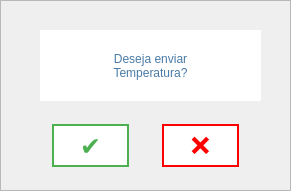
         <widget class="QFrame" name="aviso_temp">
          <property name="geometry">
           <rect>
            <x>130</x>
            <y>240</y>
            <width>291</width>
            <height>191</height>
           </rect>
          </property>
          <property name="styleSheet">
           <string notr="true">QFrame#aviso_temp{
border:2px solid rgb(73, 122, 166);;
background-color: white;
}</string>
          </property>
          <property name="frameShape">
           <enum>QFrame::StyledPanel</enum>
          </property>
          <property name="frameShadow">
           <enum>QFrame::Raised</enum>
          </property>
          <widget class="QLabel" name="label">
           <property name="geometry">
            <rect>
             <x>40</x>
             <y>30</y>
             <width>221</width>
             <height>71</height>
            </rect>
           </property>
           <property name="styleSheet">
            <string notr="true">color: rgb(73, 122, 166);
font: 75 14pt &quot;Arial&quot;;
background-color: white;</string>
           </property>
           <property name="text">
            <string>Deseja enviar
Temperatura?</string>
           </property>
           <property name="alignment">
            <set>Qt::AlignCenter</set>
           </property>
          </widget>
          <widget class="QPushButton" name="sim">
           <property name="geometry">
            <rect>
             <x>50</x>
             <y>120</y>
             <width>81</width>
             <height>51</height>
            </rect>
           </property>
           <property name="styleSheet">
            <string notr="true">.QPushButton#sim {
    color: white;
    text-align: center;
    text-decoration: none;
    display: inline-block;
    font-size: 25px;
    margin: 4px 2px;
    cursor: pointer;
    background-color: white; 
    color: #4CAF50; 
    border: 2px solid #4CAF50;
}

.QPushButton#sim:hover:pressed {
    background-color: #4CAF50;
    color: white;
	border-top-color: rgb(255, 255, 255);
	border-right-color: rgb(0,0,0);
	border-bottom-color: rgb(0,0,0);
	border-left-color: rgb(255, 255, 255);
}
</string>
           </property>
           <property name="text">
            <string>✔</string>
           </property>
          </widget>
          <widget class="QPushButton" name="nao">
           <property name="geometry">
            <rect>
             <x>160</x>
             <y>120</y>
             <width>81</width>
             <height>51</height>
            </rect>
           </property>
           <property name="styleSheet">
            <string notr="true">.QPushButton#nao {
    color: white;
    text-align: center;
    text-decoration: none;
    display: inline-block;
    font-size: 25px;
    margin: 4px 2px;
    cursor: pointer;
    background-color: white; 
    color: red; 
    border: 2px solid red;
	border-radius: 50px;
}

.QPushButton#nao:hover:pressed {
    background-color:red;
    color: white;
	border-top-color: rgb(255, 255, 255);
	border-right-color: rgb(0,0,0);
	border-bottom-color: rgb(0,0,0);
	border-left-color: rgb(255, 255, 255);
}
</string>
           </property>
           <property name="text">
            <string>❌</string>
           </property>
          </widget>
         </widget>
